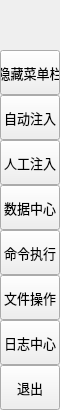
        <widget class="QFrame" name="leftMenuBg">
         <property name="minimumSize">
          <size>
           <width>60</width>
           <height>0</height>
          </size>
         </property>
         <property name="maximumSize">
          <size>
           <width>60</width>
           <height>16777215</height>
          </size>
         </property>
         <property name="frameShape">
          <enum>QFrame::Shape::NoFrame</enum>
         </property>
         <property name="frameShadow">
          <enum>QFrame::Shadow::Raised</enum>
         </property>
         <property name="lineWidth">
          <number>0</number>
         </property>
         <layout class="QVBoxLayout" name="verticalLayout_3">
          <property name="spacing">
           <number>0</number>
          </property>
          <property name="sizeConstraint">
           <enum>QLayout::SizeConstraint::SetDefaultConstraint</enum>
          </property>
          <property name="leftMargin">
           <number>0</number>
          </property>
          <property name="topMargin">
           <number>0</number>
          </property>
          <property name="rightMargin">
           <number>0</number>
          </property>
          <property name="bottomMargin">
           <number>0</number>
          </property>
          <item>
           <widget class="QFrame" name="topLogoInfo">
            <property name="minimumSize">
             <size>
              <width>0</width>
              <height>50</height>
             </size>
            </property>
            <property name="maximumSize">
             <size>
              <width>16777215</width>
              <height>50</height>
             </size>
            </property>
            <property name="frameShape">
             <enum>QFrame::Shape::NoFrame</enum>
            </property>
            <property name="frameShadow">
             <enum>QFrame::Shadow::Raised</enum>
            </property>
            <widget class="QFrame" name="topLogo">
             <property name="geometry">
              <rect>
               <x>10</x>
               <y>5</y>
               <width>42</width>
               <height>42</height>
              </rect>
             </property>
             <property name="minimumSize">
              <size>
               <width>42</width>
               <height>42</height>
              </size>
             </property>
             <property name="maximumSize">
              <size>
               <width>42</width>
               <height>42</height>
              </size>
             </property>
             <property name="frameShape">
              <enum>QFrame::Shape::NoFrame</enum>
             </property>
             <property name="frameShadow">
              <enum>QFrame::Shadow::Raised</enum>
             </property>
            </widget>
            <widget class="QLabel" name="titleLeftApp">
             <property name="geometry">
              <rect>
               <x>70</x>
               <y>8</y>
               <width>160</width>
               <height>20</height>
              </rect>
             </property>
             <property name="font">
              <font>
               <family>Segoe UI Semibold</family>
               <pointsize>12</pointsize>
               <italic>false</italic>
               <fontweight></fontweight>
              </font>
             </property>
             <property name="text">
              <string>SQL注入工具</string>
             </property>
             <property name="alignment">
              <set>Qt::AlignmentFlag::AlignLeading|Qt::AlignmentFlag::AlignLeft|Qt::AlignmentFlag::AlignVCenter</set>
             </property>
            </widget>
            <widget class="QLabel" name="titleLeftDescription">
             <property name="geometry">
              <rect>
               <x>70</x>
               <y>27</y>
               <width>160</width>
               <height>16</height>
              </rect>
             </property>
             <property name="maximumSize">
              <size>
               <width>16777215</width>
               <height>16</height>
              </size>
             </property>
             <property name="font">
              <font>
               <family>Segoe UI</family>
               <pointsize>8</pointsize>
               <italic>false</italic>
               <bold>false</bold>
              </font>
             </property>
             <property name="text">
              <string/>
             </property>
             <property name="alignment">
              <set>Qt::AlignmentFlag::AlignLeading|Qt::AlignmentFlag::AlignLeft|Qt::AlignmentFlag::AlignTop</set>
             </property>
            </widget>
           </widget>
          </item>
          <item>
           <widget class="QFrame" name="leftMenuFrame">
            <property name="toolTipDuration">
             <number>0</number>
            </property>
            <property name="layoutDirection">
             <enum>Qt::LayoutDirection::LeftToRight</enum>
            </property>
            <property name="autoFillBackground">
             <bool>false</bool>
            </property>
            <property name="frameShape">
             <enum>QFrame::Shape::NoFrame</enum>
            </property>
            <property name="frameShadow">
             <enum>QFrame::Shadow::Plain</enum>
            </property>
            <property name="lineWidth">
             <number>0</number>
            </property>
            <layout class="QVBoxLayout" name="verticalMenuLayout">
             <property name="spacing">
              <number>0</number>
             </property>
             <property name="leftMargin">
              <number>0</number>
             </property>
             <property name="topMargin">
              <number>0</number>
             </property>
             <property name="rightMargin">
              <number>0</number>
             </property>
             <property name="bottomMargin">
              <number>0</number>
             </property>
             <item>
              <widget class="QFrame" name="toggleBox">
               <property name="maximumSize">
                <size>
                 <width>16777215</width>
                 <height>45</height>
                </size>
               </property>
               <property name="frameShape">
                <enum>QFrame::Shape::NoFrame</enum>
               </property>
               <property name="frameShadow">
                <enum>QFrame::Shadow::Raised</enum>
               </property>
               <layout class="QVBoxLayout" name="verticalLayout_4">
                <property name="spacing">
                 <number>0</number>
                </property>
                <property name="leftMargin">
                 <number>0</number>
                </property>
                <property name="topMargin">
                 <number>0</number>
                </property>
                <property name="rightMargin">
                 <number>0</number>
                </property>
                <property name="bottomMargin">
                 <number>0</number>
                </property>
                <item>
                 <widget class="QPushButton" name="toggleButton">
                  <property name="sizePolicy">
                   <sizepolicy hsizetype="Expanding" vsizetype="Fixed">
                    <horstretch>0</horstretch>
                    <verstretch>0</verstretch>
                   </sizepolicy>
                  </property>
                  <property name="minimumSize">
                   <size>
                    <width>0</width>
                    <height>45</height>
                   </size>
                  </property>
                  <property name="font">
                   <font>
                    <family>Segoe UI</family>
                    <pointsize>10</pointsize>
                    <italic>false</italic>
                    <bold>false</bold>
                   </font>
                  </property>
                  <property name="cursor">
                   <cursorShape>PointingHandCursor</cursorShape>
                  </property>
                  <property name="tabletTracking">
                   <bool>false</bool>
                  </property>
                  <property name="layoutDirection">
                   <enum>Qt::LayoutDirection::LeftToRight</enum>
                  </property>
                  <property name="autoFillBackground">
                   <bool>false</bool>
                  </property>
                  <property name="styleSheet">
                   <string notr="true">background-image: url(:/icons/images/icons/icon_menu.png);</string>
                  </property>
                  <property name="text">
                   <string>隐藏菜单栏</string>
                  </property>
                  <property name="checkable">
                   <bool>false</bool>
                  </property>
                  <property name="autoRepeat">
                   <bool>false</bool>
                  </property>
                  <property name="autoExclusive">
                   <bool>false</bool>
                  </property>
                 </widget>
                </item>
               </layout>
              </widget>
             </item>
             <item alignment="Qt::AlignmentFlag::AlignTop">
              <widget class="QFrame" name="topMenu">
               <property name="enabled">
                <bool>true</bool>
               </property>
               <property name="sizePolicy">
                <sizepolicy hsizetype="Preferred" vsizetype="Preferred">
                 <horstretch>0</horstretch>
                 <verstretch>0</verstretch>
                </sizepolicy>
               </property>
               <property name="focusPolicy">
                <enum>Qt::FocusPolicy::NoFocus</enum>
               </property>
               <property name="frameShape">
                <enum>QFrame::Shape::NoFrame</enum>
               </property>
               <property name="frameShadow">
                <enum>QFrame::Shadow::Raised</enum>
               </property>
               <layout class="QVBoxLayout" name="verticalLayout_8">
                <property name="spacing">
                 <number>0</number>
                </property>
                <property name="leftMargin">
                 <number>0</number>
                </property>
                <property name="topMargin">
                 <number>0</number>
                </property>
                <property name="rightMargin">
                 <number>0</number>
                </property>
                <property name="bottomMargin">
                 <number>0</number>
                </property>
                <item>
                 <widget class="QPushButton" name="btn_home">
                  <property name="sizePolicy">
                   <sizepolicy hsizetype="Expanding" vsizetype="Fixed">
                    <horstretch>0</horstretch>
                    <verstretch>0</verstretch>
                   </sizepolicy>
                  </property>
                  <property name="minimumSize">
                   <size>
                    <width>0</width>
                    <height>45</height>
                   </size>
                  </property>
                  <property name="font">
                   <font>
                    <family>Segoe UI</family>
                    <pointsize>10</pointsize>
                    <italic>false</italic>
                    <bold>false</bold>
                   </font>
                  </property>
                  <property name="cursor">
                   <cursorShape>PointingHandCursor</cursorShape>
                  </property>
                  <property name="focusPolicy">
                   <enum>Qt::FocusPolicy::StrongFocus</enum>
                  </property>
                  <property name="layoutDirection">
                   <enum>Qt::LayoutDirection::LeftToRight</enum>
                  </property>
                  <property name="styleSheet">
                   <string notr="true">background-image: url(:/icons/images/icons/cil-home.png);</string>
                  </property>
                  <property name="text">
                   <string>自动注入</string>
                  </property>
                 </widget>
                </item>
                <item>
                 <widget class="QPushButton" name="btn_manualInjection">
                  <property name="sizePolicy">
                   <sizepolicy hsizetype="Expanding" vsizetype="Fixed">
                    <horstretch>0</horstretch>
                    <verstretch>0</verstretch>
                   </sizepolicy>
                  </property>
                  <property name="minimumSize">
                   <size>
                    <width>0</width>
                    <height>45</height>
                   </size>
                  </property>
                  <property name="font">
                   <font>
                    <family>Segoe UI</family>
                    <pointsize>10</pointsize>
                    <italic>false</italic>
                    <bold>false</bold>
                   </font>
                  </property>
                  <property name="cursor">
                   <cursorShape>PointingHandCursor</cursorShape>
                  </property>
                  <property name="layoutDirection">
                   <enum>Qt::LayoutDirection::LeftToRight</enum>
                  </property>
                  <property name="styleSheet">
                   <string notr="true">background-image: url(:/icons/images/icons/cil-file.png);</string>
                  </property>
                  <property name="text">
                   <string>人工注入</string>
                  </property>
                 </widget>
                </item>
                <item>
                 <widget class="QPushButton" name="btn_dataCenter">
                  <property name="sizePolicy">
                   <sizepolicy hsizetype="Expanding" vsizetype="Fixed">
                    <horstretch>0</horstretch>
                    <verstretch>0</verstretch>
                   </sizepolicy>
                  </property>
                  <property name="minimumSize">
                   <size>
                    <width>0</width>
                    <height>45</height>
                   </size>
                  </property>
                  <property name="font">
                   <font>
                    <family>Segoe UI</family>
                    <pointsize>10</pointsize>
                    <italic>false</italic>
                    <bold>false</bold>
                   </font>
                  </property>
                  <property name="cursor">
                   <cursorShape>PointingHandCursor</cursorShape>
                  </property>
                  <property name="layoutDirection">
                   <enum>Qt::LayoutDirection::LeftToRight</enum>
                  </property>
                  <property name="styleSheet">
                   <string notr="true">background-image: url(:/icons/images/icons/cil-airplane-mode.png);</string>
                  </property>
                  <property name="text">
                   <string>数据中心</string>
                  </property>
                 </widget>
                </item>
                <item>
                 <widget class="QPushButton" name="btn_command">
                  <property name="sizePolicy">
                   <sizepolicy hsizetype="Expanding" vsizetype="Fixed">
                    <horstretch>0</horstretch>
                    <verstretch>0</verstretch>
                   </sizepolicy>
                  </property>
                  <property name="minimumSize">
                   <size>
                    <width>0</width>
                    <height>45</height>
                   </size>
                  </property>
                  <property name="font">
                   <font>
                    <family>Segoe UI</family>
                    <pointsize>10</pointsize>
                    <italic>false</italic>
                    <bold>false</bold>
                   </font>
                  </property>
                  <property name="cursor">
                   <cursorShape>PointingHandCursor</cursorShape>
                  </property>
                  <property name="layoutDirection">
                   <enum>Qt::LayoutDirection::LeftToRight</enum>
                  </property>
                  <property name="styleSheet">
                   <string notr="true">background-image: url(:/icons/images/icons/cil-align-center.png);</string>
                  </property>
                  <property name="text">
                   <string>命令执行</string>
                  </property>
                 </widget>
                </item>
                <item>
                 <widget class="QPushButton" name="btn_fileOperation">
                  <property name="sizePolicy">
                   <sizepolicy hsizetype="Expanding" vsizetype="Fixed">
                    <horstretch>0</horstretch>
                    <verstretch>0</verstretch>
                   </sizepolicy>
                  </property>
                  <property name="minimumSize">
                   <size>
                    <width>0</width>
                    <height>45</height>
                   </size>
                  </property>
                  <property name="font">
                   <font>
                    <family>Segoe UI</family>
                    <pointsize>10</pointsize>
                    <italic>false</italic>
                    <bold>false</bold>
                   </font>
                  </property>
                  <property name="cursor">
                   <cursorShape>PointingHandCursor</cursorShape>
                  </property>
                  <property name="layoutDirection">
                   <enum>Qt::LayoutDirection::LeftToRight</enum>
                  </property>
                  <property name="styleSheet">
                   <string notr="true">background-image: url(:/icons/images/icons/cil-cart.png);</string>
                  </property>
                  <property name="text">
                   <string>文件操作</string>
                  </property>
                 </widget>
                </item>
                <item>
                 <widget class="QPushButton" name="btn_logCenter">
                  <property name="sizePolicy">
                   <sizepolicy hsizetype="Expanding" vsizetype="Fixed">
                    <horstretch>0</horstretch>
                    <verstretch>0</verstretch>
                   </sizepolicy>
                  </property>
                  <property name="minimumSize">
                   <size>
                    <width>0</width>
                    <height>45</height>
                   </size>
                  </property>
                  <property name="font">
                   <font>
                    <family>Segoe UI</family>
                    <pointsize>10</pointsize>
                    <italic>false</italic>
                    <bold>false</bold>
                   </font>
                  </property>
                  <property name="cursor">
                   <cursorShape>PointingHandCursor</cursorShape>
                  </property>
                  <property name="layoutDirection">
                   <enum>Qt::LayoutDirection::LeftToRight</enum>
                  </property>
                  <property name="styleSheet">
                   <string notr="true">background-image: url(:/icons/images/icons/cil-cast.png);</string>
                  </property>
                  <property name="text">
                   <string>日志中心</string>
                  </property>
                 </widget>
                </item>
                <item>
                 <widget class="QPushButton" name="btn_exit">
                  <property name="sizePolicy">
                   <sizepolicy hsizetype="Expanding" vsizetype="Fixed">
                    <horstretch>0</horstretch>
                    <verstretch>0</verstretch>
                   </sizepolicy>
                  </property>
                  <property name="minimumSize">
                   <size>
                    <width>0</width>
                    <height>45</height>
                   </size>
                  </property>
                  <property name="font">
                   <font>
                    <family>Segoe UI</family>
                    <pointsize>10</pointsize>
                    <italic>false</italic>
                    <bold>false</bold>
                   </font>
                  </property>
                  <property name="cursor">
                   <cursorShape>PointingHandCursor</cursorShape>
                  </property>
                  <property name="layoutDirection">
                   <enum>Qt::LayoutDirection::LeftToRight</enum>
                  </property>
                  <property name="styleSheet">
                   <string notr="true">background-image: url(:/icons/images/icons/cil-x.png);</string>
                  </property>
                  <property name="text">
                   <string>退出</string>
                  </property>
                 </widget>
                </item>
               </layout>
              </widget>
             </item>
             <item alignment="Qt::AlignmentFlag::AlignBottom">
              <widget class="QFrame" name="bottomMenu">
               <property name="frameShape">
                <enum>QFrame::Shape::NoFrame</enum>
               </property>
               <property name="frameShadow">
                <enum>QFrame::Shadow::Raised</enum>
               </property>
               <layout class="QVBoxLayout" name="verticalLayout_9">
                <property name="spacing">
                 <number>0</number>
                </property>
                <property name="leftMargin">
                 <number>0</number>
                </property>
                <property name="topMargin">
                 <number>0</number>
                </property>
                <property name="rightMargin">
                 <number>0</number>
                </property>
                <property name="bottomMargin">
                 <number>0</number>
                </property>
               </layout>
              </widget>
             </item>
            </layout>
            <zorder>toggleBox</zorder>
            <zorder>bottomMenu</zorder>
            <zorder>topMenu</zorder>
           </widget>
          </item>
         </layout>
        </widget>
